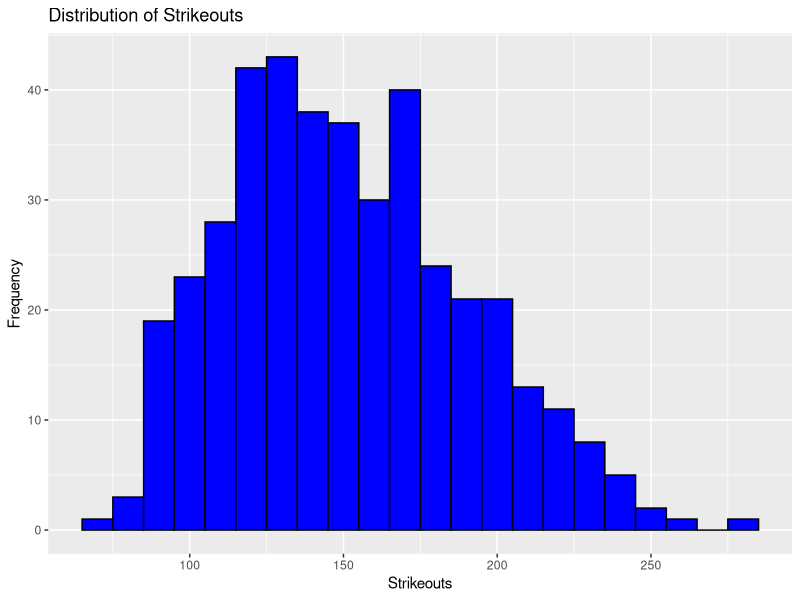
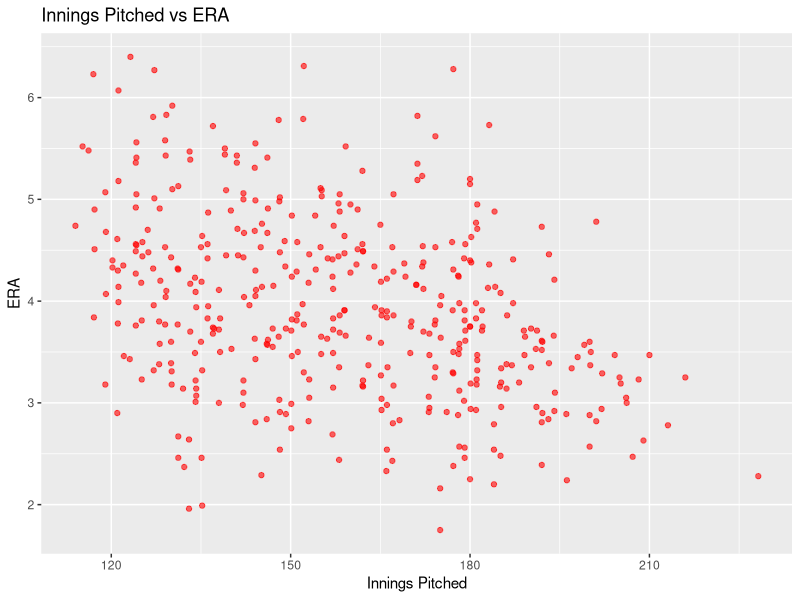

These charts were generated, in order, by the following R code:
## ---- chunk 1
library(tidyverse)
library(broom)
## ---- chunk 2

getwd()
baseball <- read_csv("../data/pitching_data_2021-2024.csv")
glimpse(baseball)

## ---- chunk 3
library(ggplot2)
#Summary Statistics
summary(baseball)
#Histogram of strikeouts
ggplot(baseball, aes(x = strikeout)) +
  geom_histogram(binwidth = 10, fill = "blue", color = "black") +
  labs(title = "Distribution of Strikeouts", x = "Strikeouts", y = "Frequency") 

#ERA vs Innings pitched
ggplot(baseball, aes(x = p_formatted_ip, y = p_era)) +
  geom_point(color = "red", alpha = 0.6) +
  labs(title = "Innings Pitched vs ERA", x = "Innings Pitched", y = "ERA")
## ---- chunk 4

